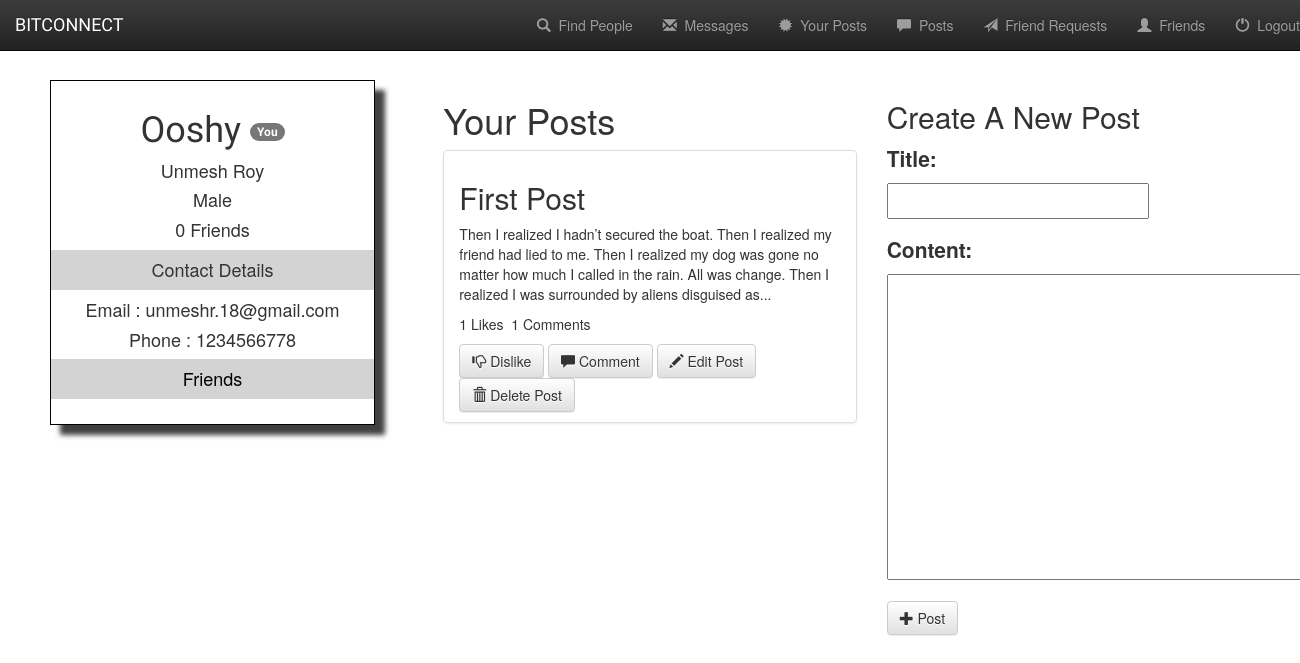
Page /profile/4/myposts (signed in) on the earlier database version.
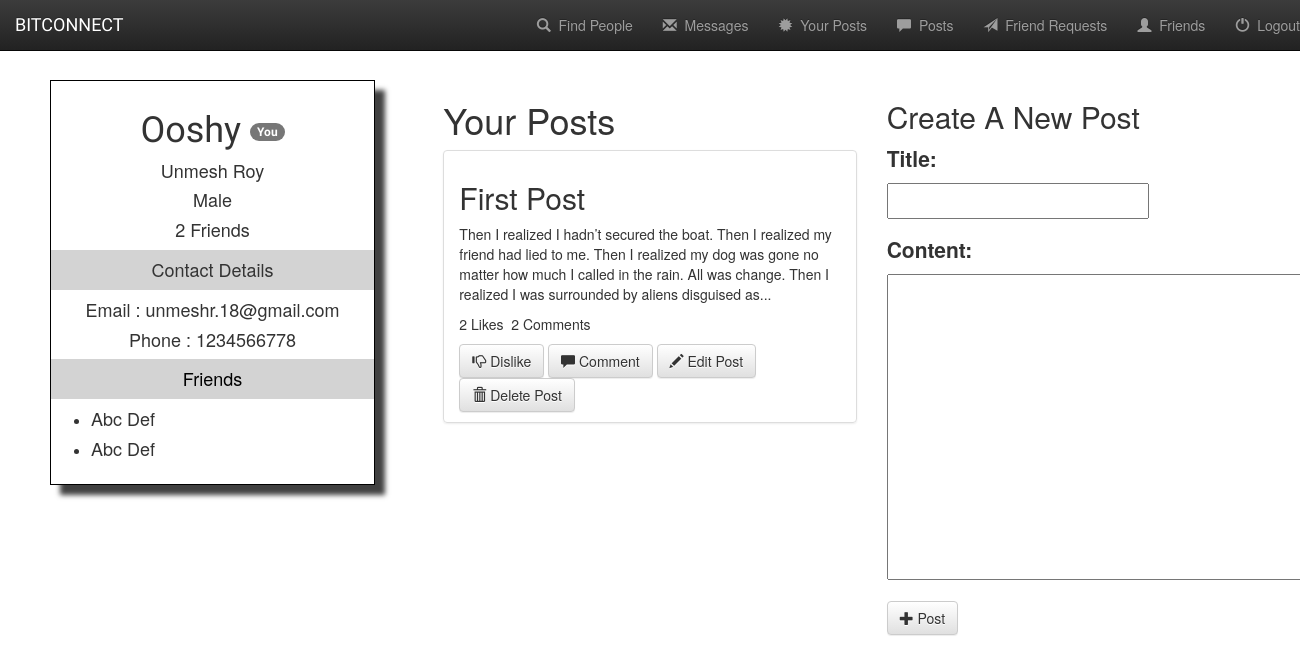
Same page on the later database version.
### base/models.py (models this page shows, shortened)
class Member(models.Model) :
    user = models.OneToOneField(User , on_delete=models.CASCADE)
    username = models.CharField(max_length=200)
    first_name = models.CharField(max_length=200)
    last_name = models.CharField(max_length=200)
    email = models.EmailField()
    birth_date = models.DateField()
    phone = models.CharField(max_length=20)
    gender = models.IntegerField()
    friends = models.ManyToManyField("self" , related_name='friends' , symmetrical=True , blank = True)
    friend_requests = models.ManyToManyField("self" , related_name = 'sent_requests' , symmetrical = False , blank = True)

class Post(models.Model) :
    time = models.DateTimeField(default = timezone.now)
    author = models.ForeignKey(Member , on_delete=models.CASCADE , related_name='posts')
    title = models.CharField(max_length = 300)
    content = models.TextField()
    liked = models.ManyToManyField(Member , related_name='liked' , symmetrical= False , blank = True)

### base/views.py (the view)
# urls.py: url(r'^profile/(?P<mem_id>[0-9]+)/myposts$' , views.my_posts , name = 'myposts') ,
@login_required(login_url='/')
def my_posts(request , mem_id) :
    user = request.user
    member= Member.objects.get(pk = mem_id)
    current_member = Member.objects.get(user = user)
    if request.method == "POST" :
        form = CreatePostForm(request.POST)
        post = form.save(commit = False)
        post.author = current_member
        post.time = timezone.now()
        post.save()
        return redirect('myposts' , mem_id = current_member.id)
    else :
        form =  CreatePostForm()
        context = {
            'member' : member ,
            'current_member' : current_member ,
            'form' : form
        }
        return render(request , 'base/mypost.html' , context)

### base/forms.py
class CreatePostForm(forms.ModelForm):
    class Meta :
        model = Post
        fields = ['title' , 'content' ]

### base/templates/base/mypost.html (shortened to what this page needs)
{% extends 'base/profile.html' %}
{% block content %}
<div class="row">
    <div class="col-md-offset-4 col-md-4">
        <h1>Your Posts</h1>
        <ul class="list-group">
        {% for post in member.posts.all %}
            <li class = "list-group-item">
                <h2>{{post.title}}</h2>
                <p>{{post.content}}</p>
                <p>{{post.liked.count}} Likes &nbsp;{{post.comments.count}} Comments
                </p>
                {% if current_member not in post.liked.all %}
                <a class="btn btn-default bg-fade" href="{% url 'like' post.id%}">
                    <span class="glyphicon glyphicon-thumbs-up"></span>&nbsp;Like
                </a>
                {% else %}
                <a class="btn btn-default bg-fade" href="{% url 'dislike' post.id%}">
                    <span class="glyphicon glyphicon-thumbs-down"></span>&nbsp;Dislike
                </a>
                {%endif%}
                <a class="btn btn-default bg-fade" href="{% url 'postdetail' post.id %}">
                    <span class="glyphicon glyphicon-comment"></span>&nbsp;Comment
                </a>
                {% if member.user == current_member.user %}
                <a class="btn btn-default bg-fade" href="{% url 'editpost' post.id %}">
                    <span class="glyphicon glyphicon-pencil"></span>&nbsp;Edit Post
                </a>
                <a class="btn btn-default bg-fade" href="{% url 'deletepost' post.id %}">
                    <span class="glyphicon glyphicon-trash"></span>&nbsp;Delete Post
                </a>
                {% endif %}
            </li>
        {% endfor %}
        </ul>
    </div>
    <div class=" col-md-4">
        {% if member.user == current_member.user%}
        <h2>Create A New Post</h2>
        <form method="POST">
            {% for field in form %}
                <div class="form-group">
                    <label class="control-label" style="font-size: 1.5em;">{{field.label_tag}}</label>
                    <div style="font-size: 1.5em;">{{field}}</div>
                </div>
            {%endfor%}
            <button type="submit" class="btn btn-default">
                <span class="glyphicon glyphicon-plus"></span>&nbsp;Post
            </button>
        </form>
        {% endif %}
    </div>
</div>
{% endblock %}

### base/templates/base/profile.html (shortened to what the changed rows need)
{% load staticfiles%}
<!DOCTYPE html>
<html>
    <head>
        <link rel="stylesheet" href="https://maxcdn.bootstrapcdn.com/bootstrap/3.3.7/css/bootstrap.min.css">
        <link rel="stylesheet" href="https://maxcdn.bootstrapcdn.com/bootstrap/3.3.7/css/bootstrap-theme.min.css">
        <link rel="stylesheet" type="text/css" href="{% static 'base/style.css' %}">
    </head>
    <body>
        <div class="container-fluid">
            <nav class="navbar navbar-toggleable-md navbar-inverse navbar-fixed-top">
                <div class="navbar-header">
                    <div class="navbar-brand">BITCONNECT</div>
                </div>
            </nav>
        </div>
        <br>
        <br>
        <br>
        <br>
        <div class="container-fluid">
            <div class = "row" >
                <div class = "col-md-3 prosidebar" style="text-align: center">
                    <h1 style = "font-family: 'Baloo Thambi', cursive;">
                        {{member.username}}
                        {% if member.user == current_member.user %}<span class="badge badge-secondary">You</span>{% endif %}
                    </h1>
                    <h4>{{member.first_name}} {{member.last_name}}</h4>
                    <h4>
                        {% if member.gender == 1 %} Male
                        {% else %} Female {% endif %}
                    </h4>
                    <h4>{{member.friends.count}} Friends</h4>
                    <h4 style="background-color: lightgray; padding:10px;">Contact Details</h4>
                    <h4>Email : {{member.email}}</h4>
                    <h4>Phone : {{member.phone}}</h4>
                    <h4 style="background-color: lightgray; padding:10px;"><a href="#" style = "color: black;">Friends</a></h4>
                        <ul style ="text-align: left;">
                            {% for friend in member.friends.all%}
                                {% if forloop.counter < 5 %}
                                <li><h4>{{friend.first_name}} {{friend.last_name}}</h4></li>
                                {% endif %}
                            {% endfor %}
                        </ul>
                </div>
                {% block content %}
                {% endblock %}
            </div>
        </div>
    </body>
</html>

Differences in the rows shown:
computed for Member "Ooshy": friends.count "0" → "2"
added Member: first_name "Abc", last_name "Def"
added Member: first_name "Abc", last_name "Def"
computed for Post "First Post": liked.count "1" → "2"; comments.count "1" → "2"
